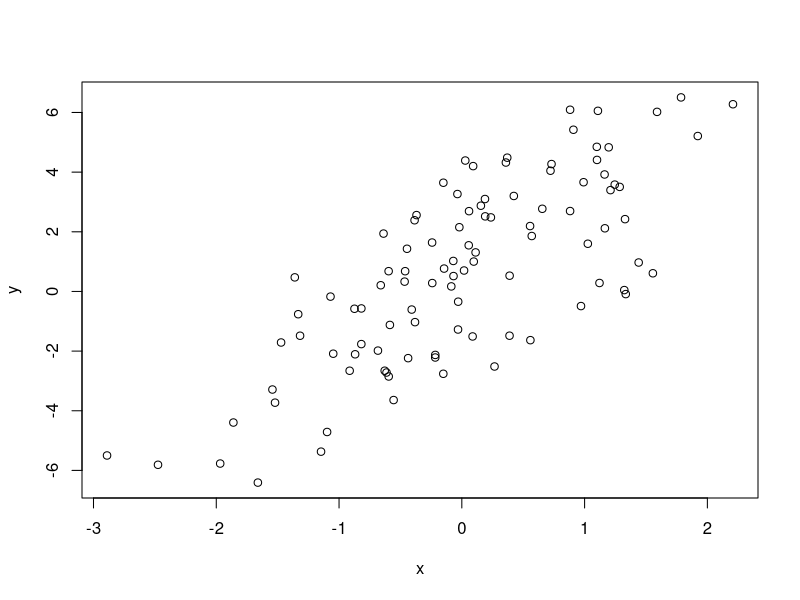
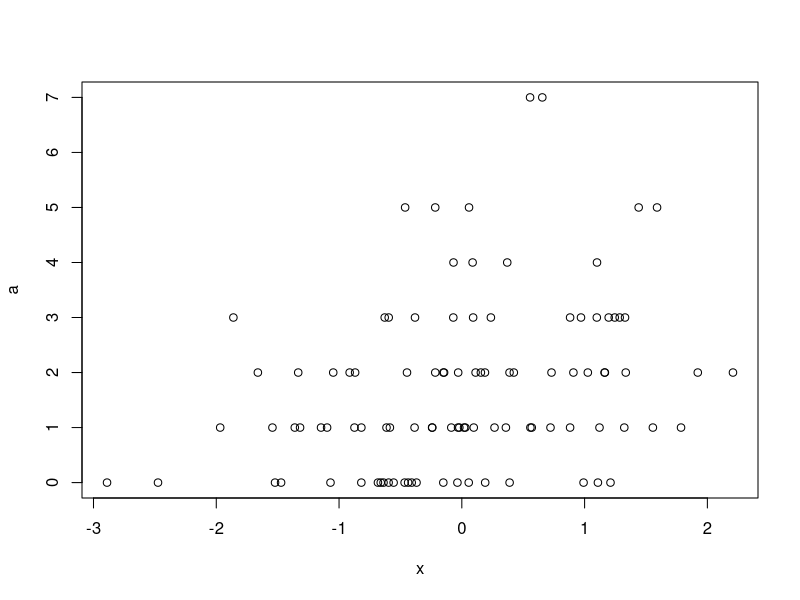

Generate these figures, in order, with R:
###Simulating random numbers from a linear model
# y = b0 +b1 + e
# Assume x ~ N(0, 1), b0 = 0.5, b1 = 2

set.seed(20)

x <- rnorm(100) #Generate predictor with standard normal distr
e <- rnorm(100, 0, 2) #error
y <- 0.5 + 2*x + e

summary(y) 

plot(x,y)

#poisson distribution
#khan academy video on how poisson distr is a type of binomial distribution with n-->inf
log.mu <- 0.5 +0.3*x
a <- rpois(100, exp(log.mu))
summary(a)

plot(x, a) #Linear relationship but in count variables

